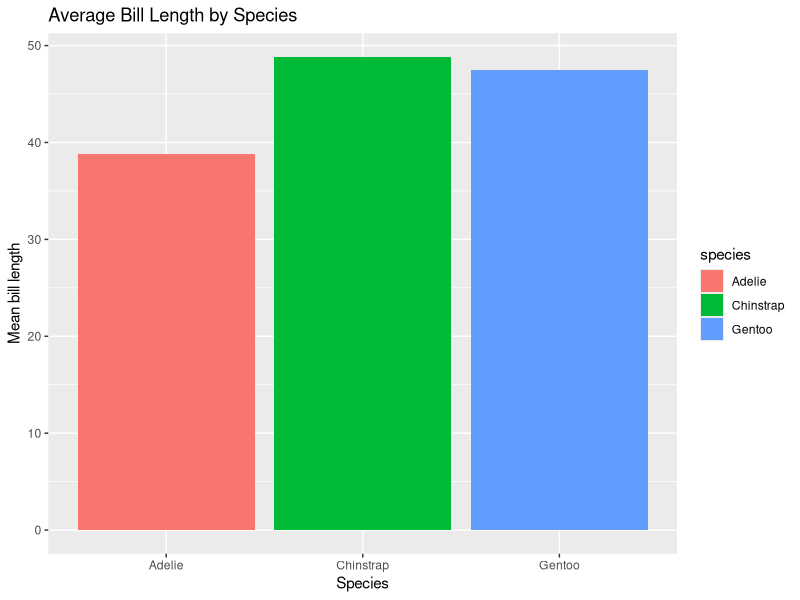

Here is the R script that generated this plot:
## ---- chunk 1


library(tidyverse)
library(palmerpenguins)
## ---- chunk 2

bill_summary <- penguins |>
  group_by(species) |>
  summarise(mean_bill_length = mean(bill_length_mm, na.rm = TRUE))

bill_summary
## ---- chunk 3

ggplot(bill_summary, aes(x = species, y = mean_bill_length, fill = species)) +
  geom_col() +
  labs(x = "Species", y = "Mean bill length",
       title = "Average Bill Length by Species")
